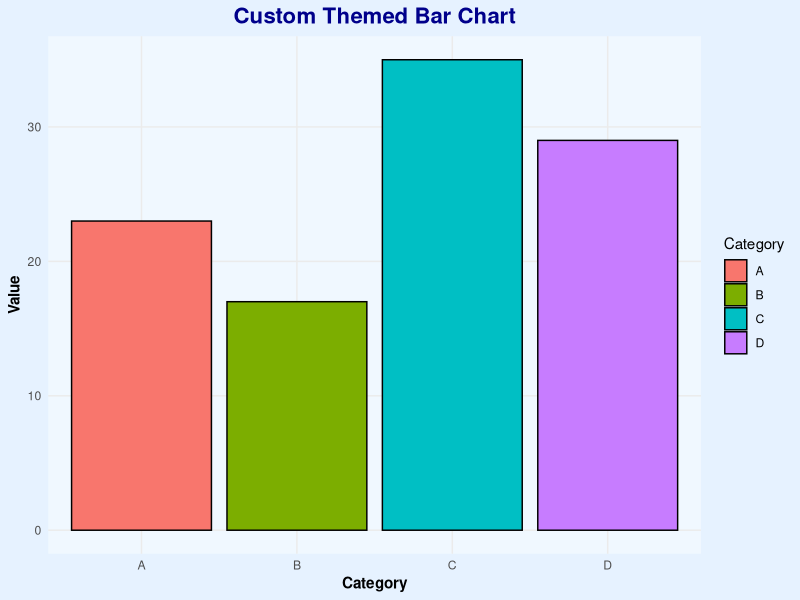

Reproduce this figure in R.
# QUESTION :-
# Write code to implement a custom plot theme in ggplot2, adjusting fonts, backgrounds, and grid lines.


library(ggplot2)

# Define a custom theme 
custom_theme <- theme_minimal() +
              theme(
                plot.title = element_text(face = "bold", size = 16, color = "darkblue", hjust = 0.5),
                axis.title = element_text(face = "bold"),
                panel.background = element_rect(fill = "#f0f8ff", color = NA),
                plot.background = element_rect(fill = "#e6f2ff", color = NA),
                panel.grid.minor = element_blank(),
                legend.position = "right")

data <- data.frame( Category = c("A", "B", "C", "D"), Value = c(23, 17, 35, 29))

# Create a ggplot bar chart
p <- ggplot(data, aes(x = Category, y = Value, fill = Category)) +
            geom_bar(stat = "identity", color = "black") +
            labs(title = "Custom Themed Bar Chart", x = "Category", y = "Value") +
            custom_theme

# Print the plot
print(p)
